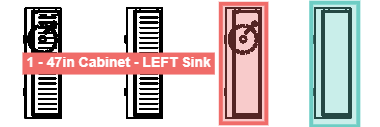
#> input picture templates/cab_0.png, 380 x 127 px; its folder holds only this picture in this run
$ python template_match.py templates/cab_0.png templates
#> lines starting #> are read from the running program, lines starting #| are printed output that depends on the picture; long printed decimals are rounded
#!/usr/bin/env python3
"""Template matching for salon floor plan items using OpenCV."""
import cv2
import numpy as np
import json
import sys
import os
import glob

def multi_scale_match(image_gray, template_gray, scales=[0.3, 0.4, 0.5, 0.6, 0.7, 0.8, 0.9, 1.0, 1.1, 1.2], threshold=0.65):
    """Find all matches of template in image across multiple scales."""
    matches = []
    th, tw = template_gray.shape[:2]
    ih, iw = image_gray.shape[:2]

    for scale in scales:
        sw, sh = int(tw * scale), int(th * scale)
        if sw < 10 or sh < 10 or sw > iw or sh > ih:
            continue

        scaled = cv2.resize(template_gray, (sw, sh))
        result = cv2.matchTemplate(image_gray, scaled, cv2.TM_CCOEFF_NORMED)

        locations = np.where(result >= threshold)
        for pt_y, pt_x in zip(*locations):
            matches.append({
                'x': int(pt_x), 'y': int(pt_y),
                'width': sw, 'height': sh,
                'confidence': float(result[pt_y, pt_x]),
                'scale': scale
            })

    # Non-maximum suppression - remove overlapping detections
    if not matches:
        return []

    matches.sort(key=lambda m: m['confidence'], reverse=True)
    filtered = []
    for m in matches:
        overlap = False
        for f in filtered:
            # Check IoU
            x1 = max(m['x'], f['x'])
            y1 = max(m['y'], f['y'])
            x2 = min(m['x'] + m['width'], f['x'] + f['width'])
            y2 = min(m['y'] + m['height'], f['y'] + f['height'])
            if x2 > x1 and y2 > y1:
                inter = (x2-x1) * (y2-y1)
                area1 = m['width'] * m['height']
                area2 = f['width'] * f['height']
                iou = inter / min(area1, area2)
                if iou > 0.3:
                    overlap = True
                    break
        if not overlap:
            filtered.append(m)

    return filtered


def match_floor_plan(image_path, templates_dir):
    """Find all template matches in a floor plan image."""
#> called with image_path = 'templates/cab_0.png', templates_dir = 'templates'
    image = cv2.imread(image_path)
#> image is the input picture: shape (127, 380, 3); mean B, G, R 198.8, 199.8, 210.8
    if image is None:
        return {'error': f'Cannot read image: {image_path}'}

    gray = cv2.cvtColor(image, cv2.COLOR_BGR2GRAY)
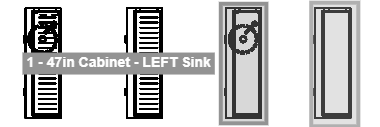
#> gray: shape (127, 380); min 0, max 255, mean 202.9

    all_matches = {}
    template_files = sorted(glob.glob(os.path.join(templates_dir, '*.png')))

    for tf in template_files:
        name = os.path.splitext(os.path.basename(tf))[0]
        template = cv2.imread(tf, cv2.IMREAD_GRAYSCALE)
#> template: shape (127, 380); min 0, max 255, mean 202.9
        if template is None:
            continue

        matches = multi_scale_match(gray, template, threshold=0.6)
#> the loop in multi_scale_match, `for scale in scales:` made 10 passes
#> (scale, sw, sh, locations) on passes 1 to 7: (0.3, 114, 38, (empty array, empty array)), (0.4, 152, 50, (empty array, empty array)), (0.5, 190, 63, (empty array, empty array)), (0.6, 228, 76, (empty array, empty array)), (0.7, 266, 88, (empty array, empty array)), (0.8, 304, 101, (empty array, empty array)), (0.9, 342, 114, (empty array, empty array))
#> (scale, sw, sh) on passes 9 to 10: (1.1, 418, 139), (1.2, 456, 152)
#> pass 1, in multi_scale_match, `scaled = cv2.resize(template_gray, (sw, sh))`:
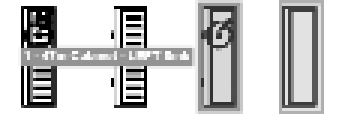
#> scaled: shape (38, 114) (shown 3 times larger); min 0, max 255, mean 199.8
#> pass 1, in multi_scale_match, `result = cv2.matchTemplate(image_gray, scaled, cv2.TM_CCOEFF_NORMED)`:
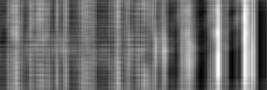
#> result: shape (90, 267) float32; min -0.237, max 0.331, mean 0.00207; drawn with min black and max white
#> pass 2, in multi_scale_match, `scaled = cv2.resize(template_gray, (sw, sh))`:
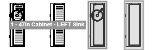
#> scaled: shape (50, 152); min 0, max 255, mean 203.4
#> pass 2, in multi_scale_match, `result = cv2.matchTemplate(image_gray, scaled, cv2.TM_CCOEFF_NORMED)`:
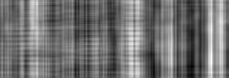
#> result: shape (78, 229) float32; min -0.174, max 0.234, mean 0.00746; drawn with min black and max white
#> after the loop in multi_scale_match, `for scale in scales:`: matches = 1 item
#> the loop in multi_scale_match, `for m in matches:` made 1 pass
#> matches = 1 item
        if matches:
            all_matches[name] = matches
            print(f"  {name}: {len(matches)} matches (best conf: {matches[0]['confidence']:.3f})", file=sys.stderr)

    return all_matches


if __name__ == '__main__':
    if len(sys.argv) < 2:
        print("Usage: template_match.py <image_path> [templates_dir]", file=sys.stderr)
        sys.exit(1)

    image_path = sys.argv[1]
    templates_dir = sys.argv[2] if len(sys.argv) > 2 else 'templates'

    print(f"Matching templates in {image_path}...", file=sys.stderr)
    results = match_floor_plan(image_path, templates_dir)
#> results = 1 item
    print(json.dumps(results))
#| {"cab_0": [{"x": 0, "y": 0, "width": 380, "height": 127, "confidence": 1, "scale": 1.0}]}

$ run again, on templates/item_0.png
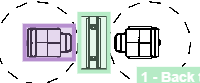
#> input picture templates/item_0.png, 200 x 83 px
#> in match_floor_plan, image is the input picture: shape (83, 200, 3); mean B, G, R 222.6, 222.6, 219
#> in match_floor_plan, `gray = cv2.cvtColor(image, cv2.COLOR_BGR2GRAY)`:
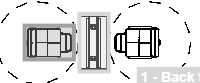
#> gray: shape (83, 200); min 0, max 255, mean 221.6
#> the loop in multi_scale_match, `for scale in scales:` made 10 passes
#> (scale, sw, sh, locations) on passes 1 to 7: (0.3, 60, 24, (empty array, empty array)), (0.4, 80, 33, (empty array, empty array)), (0.5, 100, 41, (empty array, empty array)), (0.6, 120, 49, (empty array, empty array)), (0.7, 140, 58, (empty array, empty array)), (0.8, 160, 66, (empty array, empty array)), (0.9, 180, 74, (empty array, empty array))
#> pass 2, in multi_scale_match, `result = cv2.matchTemplate(image_gray, scaled, cv2.TM_CCOEFF_NORMED)`:
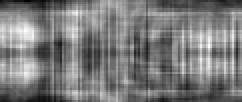
#> result: shape (51, 121) float32 (shown 2 times larger); min -0.134, max 0.202, mean 0.0283; drawn with min black and max white
#> after the loop in multi_scale_match, `for scale in scales:`: matches = 1 item
#> the loop in multi_scale_match, `for m in matches:` made 1 pass
#| {"item_0": [{"x": 0, "y": 0, "width": 200, "height": 83, "confidence": 1, "scale": 1.0}]}

$ run again, on templates/item_2.png
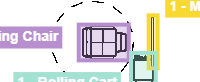
#> input picture templates/item_2.png, 200 x 82 px
#> in match_floor_plan, image is the input picture: shape (82, 200, 3); mean B, G, R 223.3, 225.6, 227.5
#> in match_floor_plan, `gray = cv2.cvtColor(image, cv2.COLOR_BGR2GRAY)`:
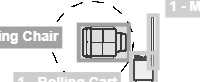
#> gray: shape (82, 200); min 0, max 255, mean 225.8
#> the loop in multi_scale_match, `for scale in scales:` made 10 passes
#> (scale, sw, sh, locations) on passes 1 to 7: (0.3, 60, 24, (empty array, empty array)), (0.4, 80, 32, (empty array, empty array)), (0.5, 100, 41, (empty array, empty array)), (0.6, 120, 49, (empty array, empty array)), (0.7, 140, 57, (empty array, empty array)), (0.8, 160, 65, (empty array, empty array)), (0.9, 180, 73, (empty array, empty array))
#> pass 2, in multi_scale_match, `result = cv2.matchTemplate(image_gray, scaled, cv2.TM_CCOEFF_NORMED)`:
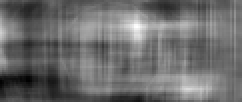
#> result: shape (51, 121) float32 (shown 2 times larger); min -0.239, max 0.36, mean 0.0173; drawn with min black and max white
#> after the loop in multi_scale_match, `for scale in scales:`: matches = 1 item
#> the loop in multi_scale_match, `for m in matches:` made 1 pass
#| {"item_2": [{"x": 0, "y": 0, "width": 200, "height": 82, "confidence": 1, "scale": 1.0}]}

$ run again, on templates/cab_1.png
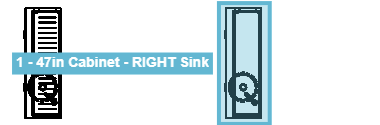
#> input picture templates/cab_1.png, 380 x 125 px
#> in match_floor_plan, image is the input picture: shape (125, 380, 3); mean B, G, R 230.6, 226.8, 214.4
#> the loop in multi_scale_match, `for scale in scales:` made 10 passes
#> (scale, sw, sh, locations) on passes 1 to 7: (0.3, 114, 37, (empty array, empty array)), (0.4, 152, 50, (empty array, empty array)), (0.5, 190, 62, (empty array, empty array)), (0.6, 228, 75, (empty array, empty array)), (0.7, 266, 87, (empty array, empty array)), (0.8, 304, 100, (empty array, empty array)), (0.9, 342, 112, (empty array, empty array))
#> pass 1, in multi_scale_match, `result = cv2.matchTemplate(image_gray, scaled, cv2.TM_CCOEFF_NORMED)`:
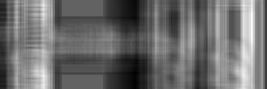
#> result: shape (89, 267) float32; min -0.26, max 0.414, mean 0.026; drawn with min black and max white
#> pass 2, in multi_scale_match, `result = cv2.matchTemplate(image_gray, scaled, cv2.TM_CCOEFF_NORMED)`:
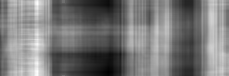
#> result: shape (76, 229) float32; min -0.256, max 0.335, mean 0.0225; drawn with min black and max white
#> after the loop in multi_scale_match, `for scale in scales:`: matches = 1 item
#> the loop in multi_scale_match, `for m in matches:` made 1 pass
#| {"cab_1": [{"x": 0, "y": 0, "width": 380, "height": 125, "confidence": 1, "scale": 1.0}]}
